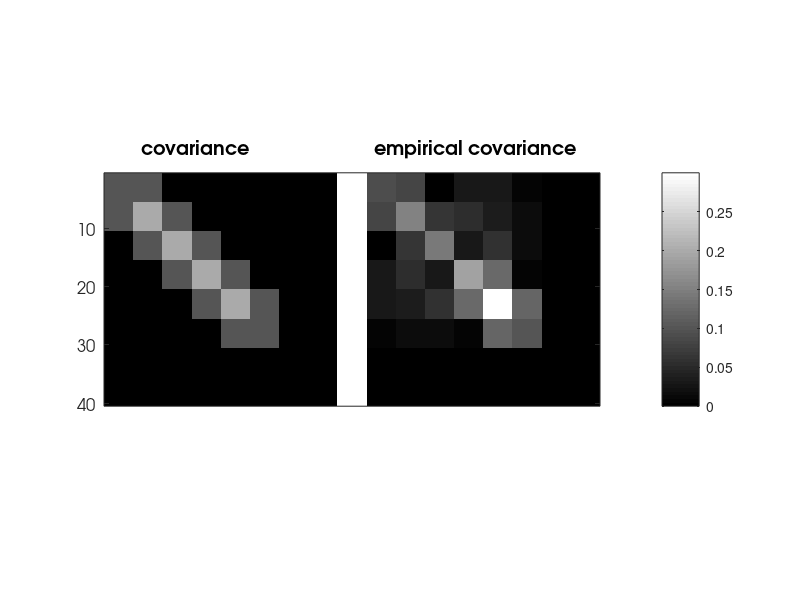

MATLAB code to generate this figure: (Note: this script raises an error after producing the figure.)
%
%        SYNTHETIC EXPERIMENT FOR REGULARIZED k-SPCA
%
% Regularized problem for chain latent group Lasso 
%
%       min_x |Dx-y|+lambda*chain_lgl(x)
%
% Comparison with Block Coordinate Descent
%
% 
%%%%%%%%%%%%
% Marina Vinyes and Guillaume Obozinski, 2016
% %%%%%%%%%%%%

%% add paths
clc; clear all;
addpath('../main');
addpath('../active-set');
addpath('../atom-selection');
addpath('../utils');
addpath('../other');

%% Experimental Setting
% n: nb samples 
% p: dimension
% k: block size kxk
% lambda: regularization parameter
% sigma: noise
n=20;
p=150;
sigma=0;
lambda=.1;

%% covariance
nblocs=5;
overlap=5;
a=cell(1,nblocs);
C=zeros(p);
for i=1:nblocs %nombre de blocs
    a{i}=sparse(p,1);
    a{i}(((10-overlap)*(i-1)+1):((10-overlap)*(i-1)+10),1)=ones(10,1);
    a{i}=a{i}/norm(a{i});
    C=C+a{i}*a{i}';
end

%% output
out_as.cpu=[];
out_as.na=[];
out_as.qp=[];
out_as.hessian=[];
out_as.time=[];
out_bcd.cpu=[];
out_cndg.cpu=[];

%% data
mu = zeros(1,p); % vector of means
Y = mvnrnd(mu, C+sigma^2*eye(p), n)';
S=cov(Y');
inputData.Y=S;
inputData.X1=eye(p);
inputData.X2=eye(p);

%%
figure(3);
imagesc([abs(C(1:40,1:40)) ones(40,5) abs(S(1:40,1:40))]); colormap gray;
hTitle=title('   covariance                         empirical covariance');
% set(gca,'XTick',0:20:135,'YTick',0:10:40);
h1=xlabel('');
h2=ylabel('');
set(h1,'Visible','off');
set(gca,'FontName','AvantGarde','FontWeight','normal','FontSize',12);
set(hTitle,'FontName','AvantGarde','FontSize',14,'FontWeight','bold');
set(h2,'FontName','AvantGarde','FontSize',14,'FontWeight','normal');
set(gca,'xtick',[])
caxis([0, 0.3]);
colorbar;
pbaspect([(2*40+5)/40 1 1]);


%% param

param.f=4;
param.diag=0;
param.PSD=true;
param.max_nb_main_loop=20;
param.powerIter=100;
param.stPtPowerIter=1000;
param.niterPS=10000;%5000
param.epsStop=1e-8;
param.PSdualityEpsilon=1e-3;
param.k=0;
param.PSmu=0; %strong convexity
param.verbose=1;
param.debug=0;
param.sloppy=0;
param.max_nb_atoms=param.max_nb_main_loop*param.niterPS;
param.cardfun=inf*ones(1,p);
param.cardfun(10)=1;
%%

param.lambda=lambda;
%% as quadprog
param.opt='asqp';
[Z_as, ActiveSet_as, hist_as, param_as, flaga_as, it_as] = cgan_spca(inputData,param);
dg_as=hist_as.dg_sup;
tt_as=hist_as.time_sup;
fprintf('lambda=%f\n',lambda);
fprintf('......tt=%f dg=%f\n',hist_as.time(end),hist_as.dg(end));

%% as quadprog
param.sloppy=0;
param.max_nb_main_loop=10;
param.opt='proxbcd';
param.nbMainLoop=20;
[Z_bcd, ActiveSet_bcd, hist_bcd, param_bcd, flag_bcd,it_bcd] = cgan_spca(inputData,param);
fprintf('......tt=%f dg=%f\n',hist_bcd.time(end),hist_bcd.dg(end));
dg_bcd=hist_bcd.dg_sup;
tt_bcd=hist_bcd.time_sup;


%% Duality Gap Figure

xplot{1}=tt_bcd;
xplot{2}=tt_as;
yplot{1}=dg_bcd;
yplot{2}=dg_as;
colors = [0 0 0
    1 0 0];
legendStr={'bcd','cg'};

figure(1)
for i=1:2
loglog(xplot{i},yplot{i},'-','LineWidth',2,'Color',colors(i,:),'DisplayName',legendStr{i}); 
hold on
end
title('duality gap lgl');
legend('show','Location','southwest');
grid on
hold off


xplot{1}=hist_bcd.time;
xplot{2}=hist_as.time;
yplot{1}=hist_bcd.dg;
yplot{2}=hist_as.dg;
colors = [0 0 0
    1 0 0];
legendStr={'bcd','cg'};

figure(2)
for i=1:2
loglog(xplot{i},yplot{i},'-','LineWidth',2,'Color',colors(i,:),'DisplayName',legendStr{i}); 
hold on
end
title('duality gap lgl');
legend('show','Location','southwest');
grid on
hold off

